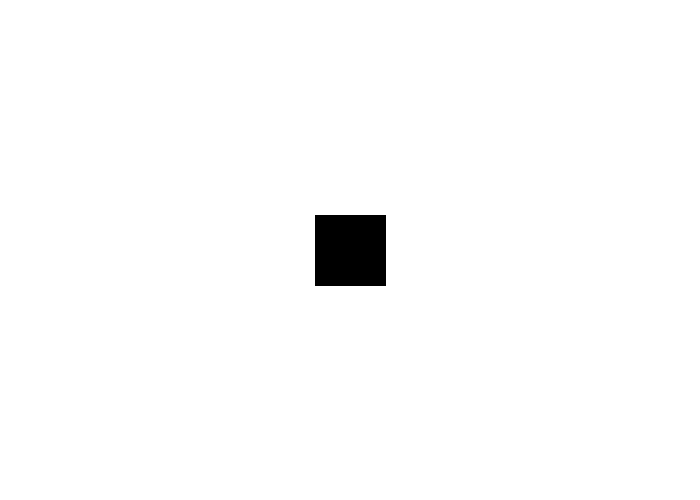
Frame 1 (no input)
Frame 60 (the mouse pressed at the canvas centre just before this capture): identical to frame 1, image omitted
Frame 120 (the mouse held since frame 60 and released just before this capture): identical to frame 1, image omitted

The Processing sketch that drew this single still picture (run headless with seeded random() and noise(); from frame 60 on, the mouse is pressed at the canvas centre):

// Processing sketch: processing_6885
// ── processing_6885.pde

float boxX = 350;
float boxY = 250;
float boxWedth = 70;
float boxMouseDist = 30;

void setup(){
  size(700,500);
}

void draw(){
  background(255);
  if(mouseNearBox()){
    boxX = random(35,width-35);
    boxY = random(35,height-35);
  }
  drawBox();
}

boolean mouseNearBox(){
  if((abs((boxX+35)-mouseX)<=boxMouseDist && mouseY>boxY-35 &&
  mouseY<boxY+35) ||
  (abs((boxX-35)-mouseX)<=boxMouseDist && mouseY>boxY-35 &&
  mouseY<boxY+35) ||
  (abs((boxY-35)-mouseY)<=boxMouseDist && mouseX>boxX-35 &&
  mouseX<(boxX+35)) ||
  (abs((boxY+35)-mouseY)<=boxMouseDist && mouseX>boxX-35 &&
  mouseX<(boxX+35))){
    return true;
  }
  return false;
}

void drawBox(){
  fill(0);
  rectMode(CENTER);
  rect(boxX,boxY,boxWedth,boxWedth);
}
